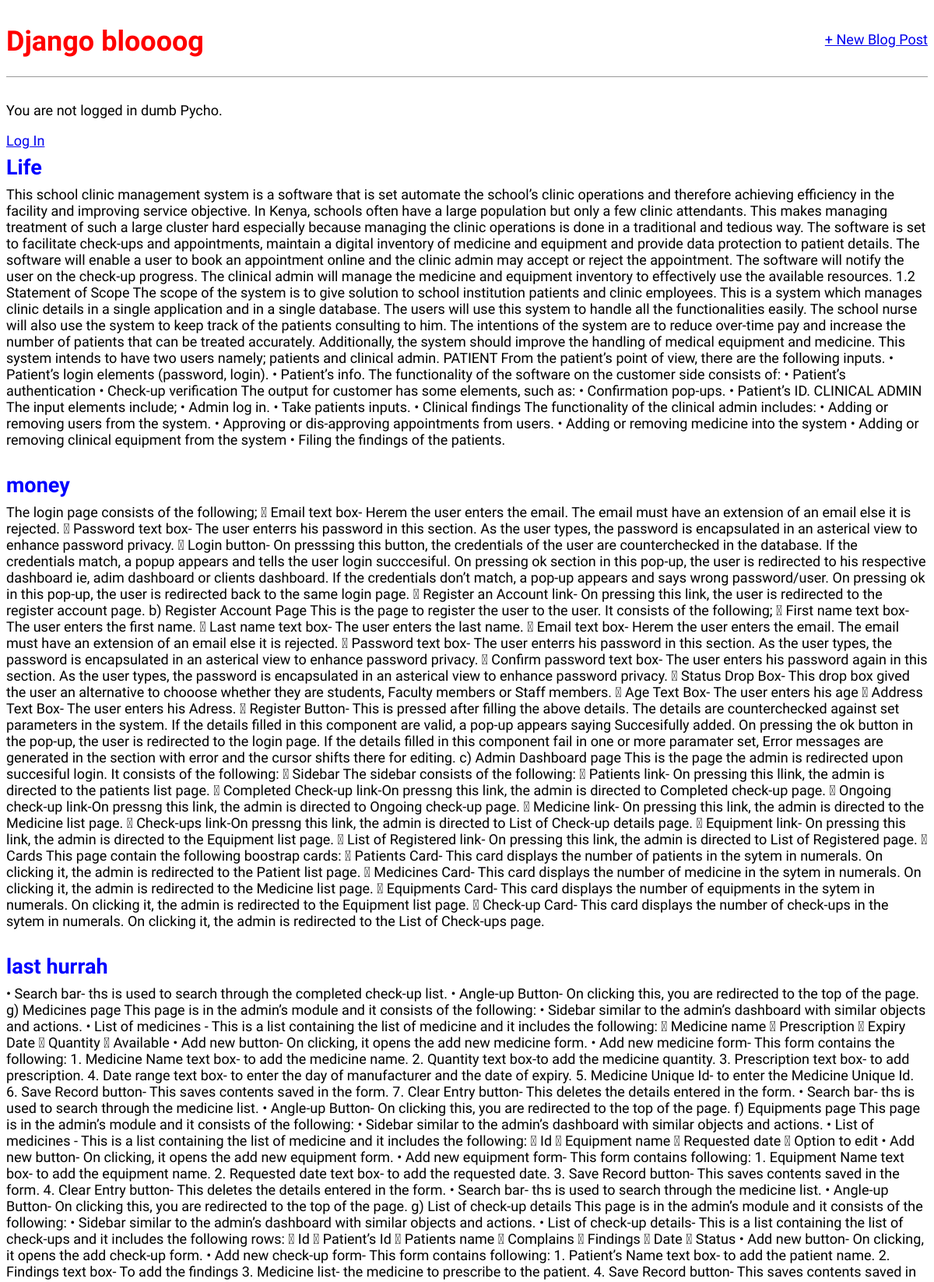
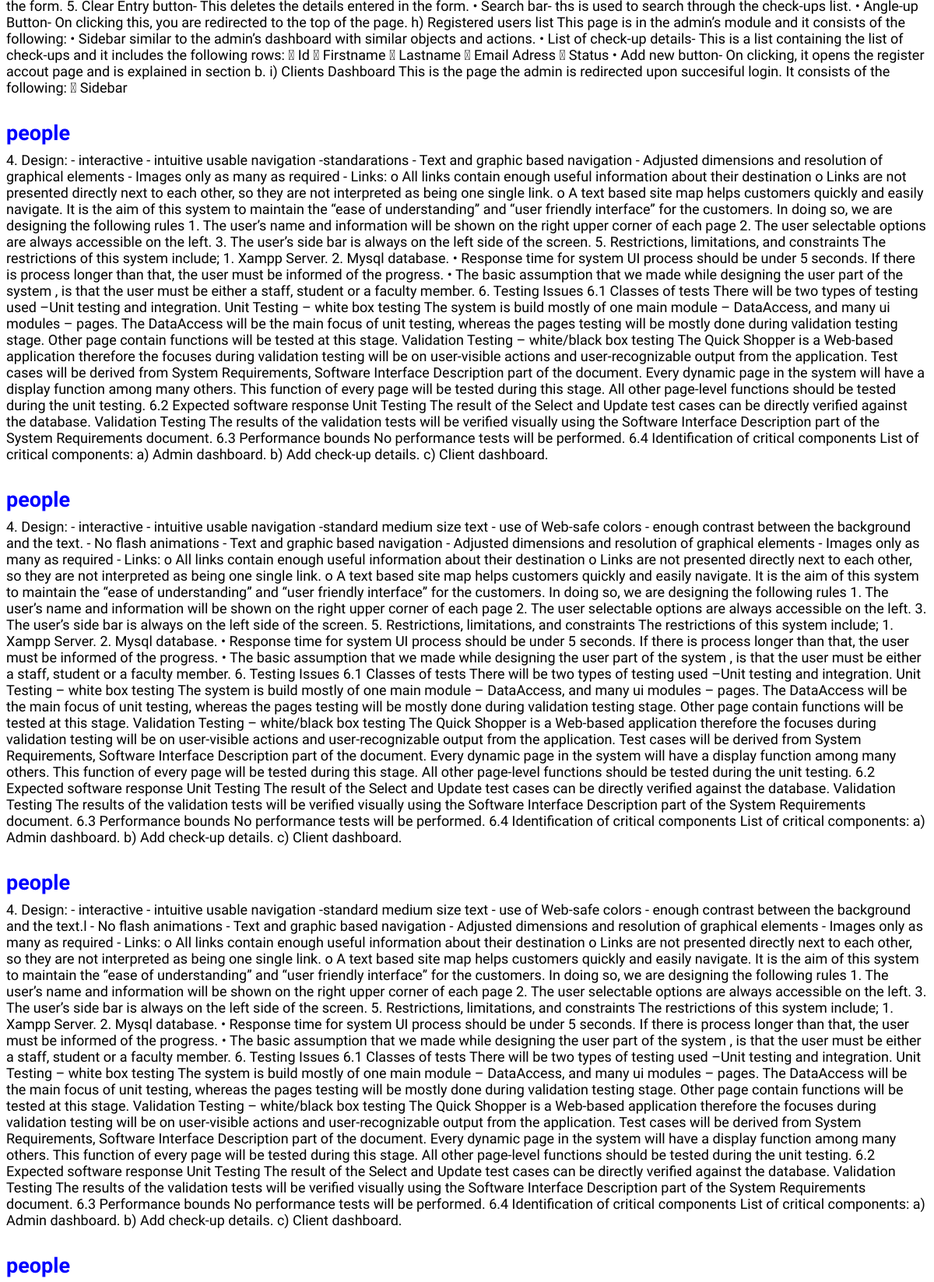
The page / (upper part) on the database its author committed (2 pictures, top to bottom).
### blog/models.py (models this page shows, shortened)
class Post(models.Model):
    title = models.CharField(max_length=200)
    author = models.ForeignKey(
        'auth.User',
        on_delete=models.CASCADE,
        )
    body = models.TextField()

### blog/views.py (the view)
# urls.py: path('', BlogListView.as_view(), name='home'),
class BlogListView(ListView):
    model=Post
    template_name='home.html'

### templates/home.html
{%extends 'base.html'%}
{%block content%}
    {%for post in object_list%}
    <div class="post-entry">
       <h2><a href="">{{post.title}}</a></h2>
       <p>{{post.body}}</p>
    </div>
    {%endfor%}
    {%endblock content%}

### templates/base.html (shortened to what this page needs)
{%load static%}
<html>
<head>
<link href="{%static 'css/base.css'%}" rel="stylesheet">
</head>
<body>
<header>
    <div class="nav-left">
<h1><a href="{% url 'home'%}">Django bloooog</a></h1>
</div>
<div class="nav-right">
<a href="{%url 'post_new'%}">+ New Blog Post</a>
</div>
</header>
{%if user.is_authenticated%}
<p>Hi {{user.username}}!</p>
<p><a href="{%url 'logout'%}">Log Out</a></p>
{%else%}
<p>You are not logged in dumb Pycho.</p>
<a href="{%url 'login' %}">Log In</a>
{%endif%}
<div>
    {%block content%}
    {%endblock content%}
</div>
</body>
</html>

### static/css/base.css (style rules this page uses)
header h1 a { color:red; text-decoration:none; }
body { font-family: 'Source Sans Pro', sans-serif; font-size: 18px; }
header { border-bottom: 1px solid #999; margin-bottom: 2rem; display: flex; }
.nav-left { margin-right: auto; }
.nav-right { display: flex; padding-top: 2rem; }
.post-entry { margin-bottom: 2rem; }
.post-entry h2 { margin: 0.5rem 0; }
.post-entry h2 a, .post-entry h2 a:visited { color: blue; text-decoration: none; }
.post-entry p { margin: 0; font-weight: 400; }

### rows shown on the page
Post: title "Life", body "This school clinic management system is a software that is set automate the school’s clinic operations and therefore achieving efficiency in the facility and improving service objective. In Kenya, schools often have a large population but only a few clinic attendants. This makes managing treatment of such a large cluster hard especially because managing the clinic operations is done in a traditional and tedious way. The software is set to facilitate check-ups and appointments, maintain a digital inventory of medicine and equipment and provide data protection to patient details. The software will enable a user to book an appointment online and the clinic admin may accept or reject the…"
Post: title "money", body "The login page consists of the following;  Email text box- Herem the user enters the email. The email must have an extension of an email else it is rejected.  Password text box- The user enterrs his password in this section. As the user types, the password is encapsulated in an asterical view to enhance password privacy.  Login button- On presssing this button, the credentials of the user are counterchecked in the database. If the credentials match, a popup appears and tells the user login succcesiful. On pressing ok section in this pop-up, the user is redirected to his respective dashboard ie, adim dashboard or clients dashboard. If the credentials don’t match, a pop-up appears and says…"
Post: title "last hurrah", body "• Search bar- ths is used to search through the completed check-up list. • Angle-up Button- On clicking this, you are redirected to the top of the page. g) Medicines page This page is in the admin’s module and it consists of the following: • Sidebar similar to the admin’s dashboard with similar objects and actions. • List of medicines - This is a list containing the list of medicine and it includes the following:  Medicine name  Prescription  Expiry Date  Quantity  Available • Add new button- On clicking, it opens the add new medicine form. • Add new medicine form- This form contains the following: 1. Medicine Name text box- to add the medicine name. 2. Quantity text box-to add the…"
Post: title "people", body "4. Design: - interactive - intuitive usable navigation -standarations - Text and graphic based navigation - Adjusted dimensions and resolution of graphical elements - Images only as many as required - Links: o All links contain enough useful information about their destination o Links are not presented directly next to each other, so they are not interpreted as being one single link. o A text based site map helps customers quickly and easily navigate. It is the aim of this system to maintain the “ease of understanding” and “user friendly interface” for the customers. In doing so, we are designing the following rules 1. The user’s name and information will be shown on the right upper corner…"
Post: title "people", body "4. Design: - interactive - intuitive usable navigation -standard medium size text - use of Web-safe colors - enough contrast between the background and the text. - No flash animations - Text and graphic based navigation - Adjusted dimensions and resolution of graphical elements - Images only as many as required - Links: o All links contain enough useful information about their destination o Links are not presented directly next to each other, so they are not interpreted as being one single link. o A text based site map helps customers quickly and easily navigate. It is the aim of this system to maintain the “ease of understanding” and “user friendly interface” for the customers. In doing…"
Post: title "people", body "4. Design: - interactive - intuitive usable navigation -standard medium size text - use of Web-safe colors - enough contrast between the background and the text.l - No flash animations - Text and graphic based navigation - Adjusted dimensions and resolution of graphical elements - Images only as many as required - Links: o All links contain enough useful information about their destination o Links are not presented directly next to each other, so they are not interpreted as being one single link. o A text based site map helps customers quickly and easily navigate. It is the aim of this system to maintain the “ease of understanding” and “user friendly interface” for the customers. In doing…"
Post: title "people"
